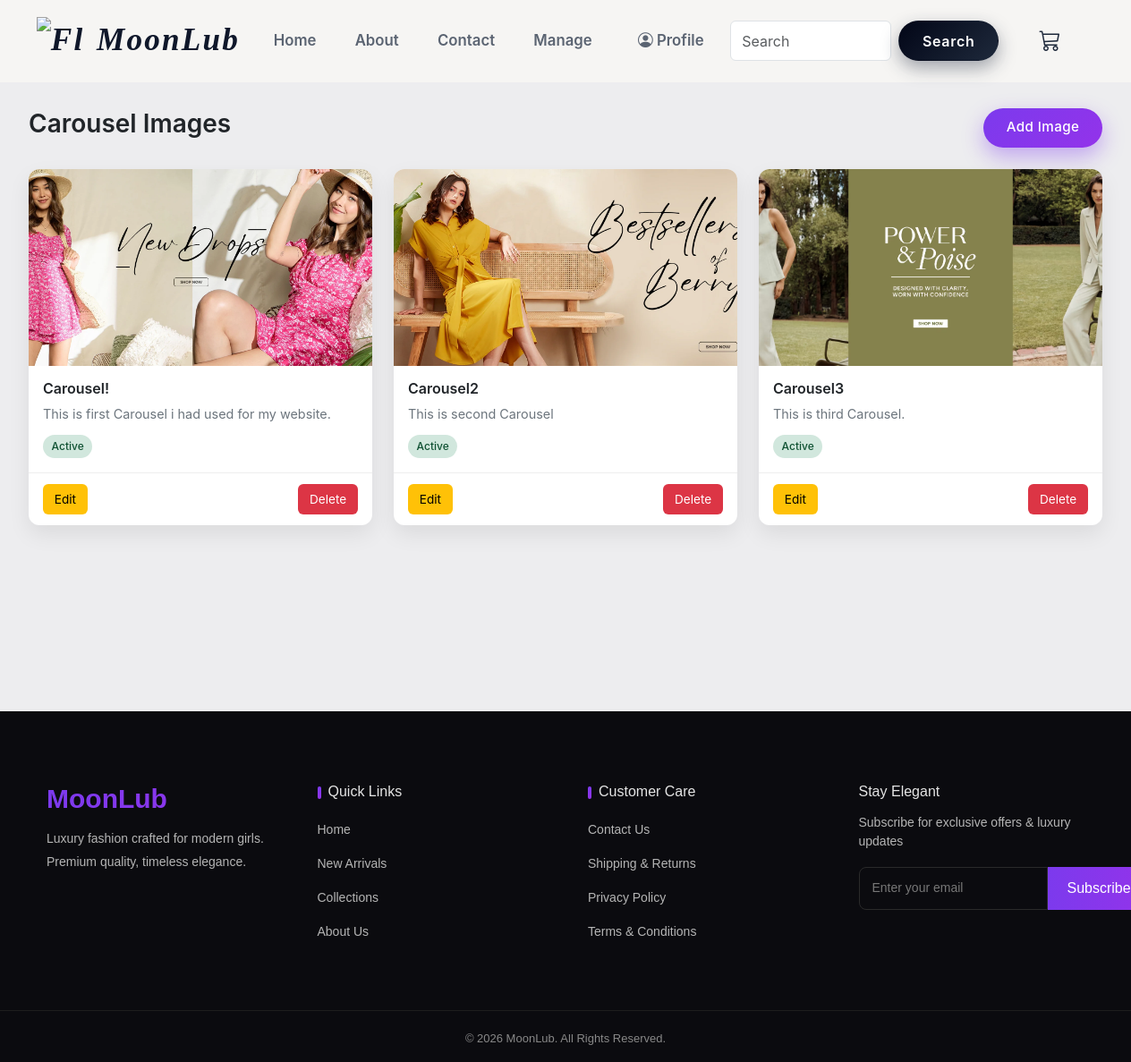
The page /carousels/ on the database its author committed.
### mainapp/models.py (models this page shows, shortened)
class CarouselImage(models.Model):
    img = models.ImageField(upload_to='carousel_images/')
    title = models.CharField(max_length = 200)
    caption = models.TextField(max_length = 400)
    link = models.CharField(max_length = 200)
    active = models.BooleanField(default = True)

### mainapp/views.py (the view)
# urls.py: path('carousels/', CarouselImageListView.as_view(), name = 'carousel_list'),
class CarouselImageListView(ListView):
    model = CarouselImage
    template_name = 'mainapp/carousel_list.html'
    context_object_name = 'images'

### templates/mainapp/carousel_list.html (shortened to what this page needs)
{% extends 'base/base.html' %}
{% load static %}
{% block content %}
<section class="carousel-section">
    <div class="carousel-header">
        <h3>Carousel Images</h3>
        <a href="{% url 'carousel_add' %}" class="btn-add">Add Image</a>
    </div>
    <div class="row">
        {% for img in images %}
        <div class="col-lg-4 col-md-6 col-sm-12">
            <div class="carousel-card">
                <img src="{{img.img.url}}" alt="{{img.title}}">
                <div class="carousel-body">
                    <h6>{{img.title}}</h6>
                    <p>{{img.caption | truncatechars:80}}</p>
                    <span class="status {% if img.active %}active{% else %}inactive{% endif %}">
                        {% if img.active %}Active{% else %}Inactive{% endif %}
                    </span>
                </div>
                <div class="carousel-footer">
                    <a href="{% url 'carousel_edit' img.pk %}" class="btn-edit">Edit</a>
                    <a href="{% url 'carousel_delete' img.pk %}" class="btn-delete">Delete</a>
                </div>
            </div>
        </div>
        {% empty %}
        <p class="empty-text">No carousel images yet.</p>
        {% endfor %}
    </div>
</section>
{% endblock %}

### static/css/styles.css (style rules this page uses)
* { margin: 0; padding: 0; box-sizing: border-box; }
body { padding: 89px 0 0 0; font-family: 'Inter', sans-serif; background-color: #ededef; }
.carousel-section { padding: 2rem; min-height: 88.3vh; }

### rows shown on the page
CarouselImage: img (picture), title "Carousel!", caption "This is first Carousel i had used for my website.", active "Active"
CarouselImage: img (picture), title "Carousel2", caption "This is second Carousel", active "Active"
CarouselImage: img (picture), title "Carousel3", caption "This is third Carousel.", active "Active"
